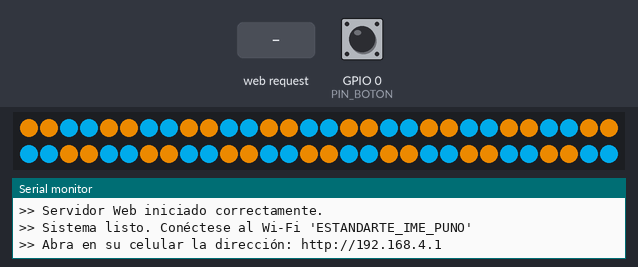
This sketch was run on a simulated ESP32. Shown: 60 RGB LEDs in strip order, left to right, continuing on the next row, the last lines printed to the serial monitor. The test bench sets the inputs (shaded band); at power-on: GPIO 0 (PIN_BOTON) HIGH. Dim RGB values are drawn brighter than linear; random numbers use the default seed unless the sketch sets one; EEPROM starts erased.

Above: at 1.2 s.
1.3 s: GPIO 0 (PIN_BOTON) pulled LOW for 0.15 s
2.0 s: HTTP request GET /api/cmd?brillo=0 received
At 2.4 s:
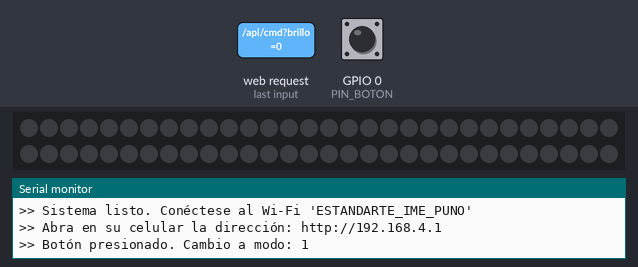
3.5 s: HTTP request GET /api/cmd?brillo=1 received
At 4.3 s:
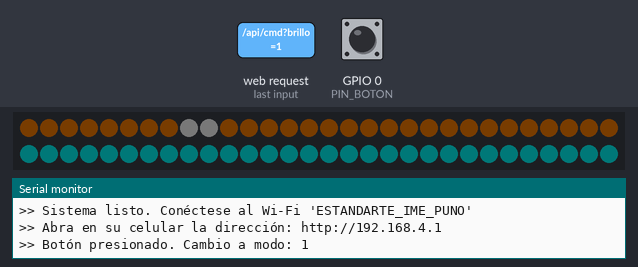
5.2 s: GPIO 0 (PIN_BOTON) pulled LOW for 3.2 s
At 6.82 s:
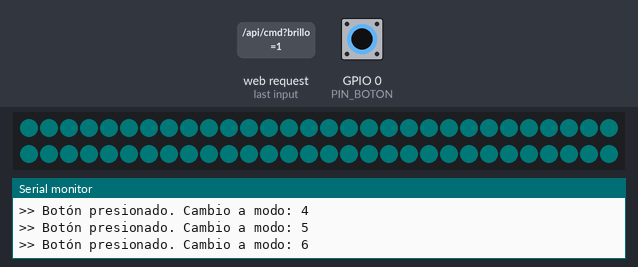
9.0 s: HTTP request GET /api/cmd?brillo=120 received
At 9.7 s:
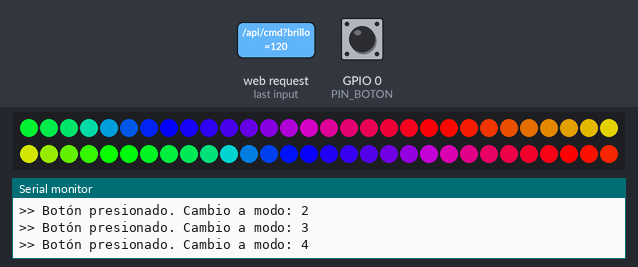
10.7 s: GPIO 0 (PIN_BOTON) pulled LOW for 1 s
At 11.26 s:
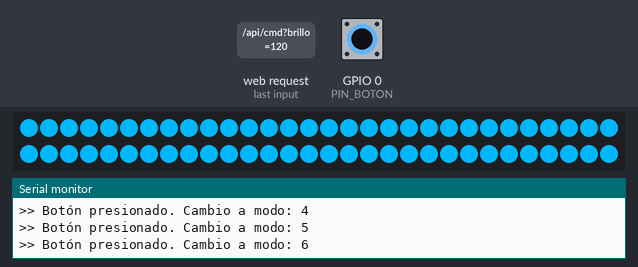

The sketch:

version_minima_puno.ino
```cpp
/*
 * =================================================================================
 * ESTANDARTE INTERACTIVO LED IME - VERSIÓN COMPONENTES MÍNIMOS (PUNO 2026)
 * Escuela Profesional de Ingeniería Mecánica Eléctrica - UNA PUNO
 * =================================================================================
 * Hardware Requerido Mínimo:
 *  - 1x Placa ESP32 (DevKit v1 o NodeMCU ESP32)
 *  - 1x Tira LED WS2812B (5V) -> Cable de datos a GPIO 13
 *  - 1x Fuente/Power Bank 5V (Conectada a 5V/VIN y GND de ESP32 y Tira LED)
 *  - Botón integrado en ESP32 (Pin GPIO 0 / BOOT) para cambio manual de modo
 *
 * Ventajas:
 *  - NO requiere circuito integrado 74AHCT125 ni micrófonos externos.
 *  - El micrófono del celular transmite audio vía Wi-Fi directamente a la ESP32.
 *  - Servidor Web integrado autónomo en http://192.168.4.1
 *  - Guarda la configuración en la memoria del ESP32 al apagar/encender.
 * =================================================================================
 */

#include <Arduino.h>
#include <WiFi.h>
#include <WebServer.h>
#include <Preferences.h>
#include <FastLED.h>

#include "web_interface.h"

// ---------------------------------------------------------------------------------
// CONFIGURACIÓN DE HARDWARE DE COMPONENTES MÍNIMOS
// ---------------------------------------------------------------------------------
#define PIN_LED          13     // GPIO 13 de la ESP32 conectado al DIN de la tira WS2812B
#define NUM_LEDS         60     // Número total de LEDs en el estandarte (Ajustable)
#define PIN_BOTON        0      // Botón BOOT integrado en la placa ESP32 (GPIO 0)
#define CANAL_WIFI       6

// Estructura de animación FastLED
CRGB leds[NUM_LEDS];

// Servidor Web y Memoria No Volátil
WebServer server(80);
Preferences prefs;

// ---------------------------------------------------------------------------------
// VARIABLES GLOBAL DE ESTADO
// ---------------------------------------------------------------------------------
enum ModoIluminacion {
  MODO_INSTITUCIONAL = 0,
  MODO_FLUJO         = 1,
  MODO_AUDIO_VU      = 2,
  MODO_TORMENTA      = 3,
  MODO_DESFILE       = 4,
  MODO_APAGADO       = 5,
  MODO_COLOR_FIJO    = 6
};

uint8_t  modoActual  = MODO_INSTITUCIONAL;
uint8_t  brillo      = 80;   // 0 a 100%
uint8_t  velocidad   = 60;   // 10 a 100%
uint8_t  colorR      = 0;
uint8_t  colorG      = 174;
uint8_t  colorB      = 239;
uint8_t  volumenAudio = 0;   // Transmitido por el celular (0-100)

unsigned long ultimoCambioBoton = 0;
unsigned long ultimoFrame = 0;
uint16_t pasoAnimacion = 0;

// ---------------------------------------------------------------------------------
// DECLARACIÓN DE FUNCIONES
// ---------------------------------------------------------------------------------
void inicializarWiFiAP();
void inicializarServidorWeb();
void cargarConfiguracion();
void guardarConfiguracion();
void actualizarAnimacion();
void verificarBotonFisico();

// ---------------------------------------------------------------------------------
// SETUP PRINCIPAL
// ---------------------------------------------------------------------------------
void setup() {
  Serial.begin(115200);
  Serial.println(F("\n========================================================"));
  Serial.println(F(" ESTANDARTE LED IME - VERSIÓN PUNO COMPONENTES MÍNIMOS "));
  Serial.println(F("========================================================"));

  // Configurar pin de botón con Pull-Up interno
  pinMode(PIN_BOTON, INPUT_PULLUP);

  // Inicializar LEDs WS2812B
  FastLED.addLeds<WS2812B, PIN_LED, GRB>(leds, NUM_LEDS);
  FastLED.setMaxPowerInVoltsAndMilliamps(5, 2500); // Protección de potencia para Power Bank 2.5A
  FastLED.clear();
  FastLED.show();

  // Cargar preferencias guardadas en Flash
  cargarConfiguracion();

  // Iniciar Wi-Fi y Servidor Web
  inicializarWiFiAP();
  inicializarServidorWeb();

  Serial.println(F(">> Sistema listo. Conéctese al Wi-Fi 'ESTANDARTE_IME_PUNO'"));
  Serial.println(F(">> Abra en su celular la dirección: http://192.168.4.1"));
}

// ---------------------------------------------------------------------------------
// LOOP PRINCIPAL (NON-BLOCKING)
// ---------------------------------------------------------------------------------
void loop() {
  server.handleClient();
  verificarBotonFisico();
  actualizarAnimacion();
  delay(2);
}

// ---------------------------------------------------------------------------------
// INICIALIZACIÓN DE WI-FI ACCESS POINT (PUNTO DE ACCESO AUTÓNOMO)
// ---------------------------------------------------------------------------------
void inicializarWiFiAP() {
  WiFi.mode(WIFI_AP);
  // Red sin contraseña para conexión rápida de la delegación en la parada
  WiFi.softAP("ESTANDARTE_IME_PUNO", "", CANAL_WIFI, false, 4);
  Serial.print(F(">> Punto de Acceso Creado. IP: "));
  Serial.println(WiFi.softAPIP());
}

// ---------------------------------------------------------------------------------
// RUTAS Y ENDPOINTS DEL SERVIDOR WEB
// ---------------------------------------------------------------------------------
void inicializarServidorWeb() {
  // Página principal servida desde PROGMEM
  server.on("/", HTTP_GET, []() {
    server.send_P(200, "text/html", PAGINA_WEB_PUNO);
  });

  // Endpoint de comandos del panel web
  server.on("/api/cmd", HTTP_GET, []() {
    if (server.hasArg("modo")) modoActual = server.arg("modo").toInt();
    if (server.hasArg("brillo")) brillo = constrain(server.arg("brillo").toInt(), 0, 100);
    if (server.hasArg("vel")) velocidad = constrain(server.arg("vel").toInt(), 10, 100);
    if (server.hasArg("r")) colorR = server.arg("r").toInt();
    if (server.hasArg("g")) colorG = server.arg("g").toInt();
    if (server.hasArg("b")) colorB = server.arg("b").toInt();

    FastLED.setBrightness(map(brillo, 0, 100, 0, 255));
    server.send(200, "application/json", "{\"status\":\"ok\"}");
  });

  // Endpoint de recepción de micrófono de celular
  server.on("/api/audio", HTTP_GET, []() {
    if (server.hasArg("vu")) {
      volumenAudio = constrain(server.arg("vu").toInt(), 0, 100);
      modoActual = MODO_AUDIO_VU;
    }
    server.send(200, "application/json", "{\"status\":\"ok\"}");
  });

  // Guardar configuración actual en memoria permanente
  server.on("/api/save", HTTP_GET, []() {
    guardarConfiguracion();
    server.send(200, "application/json", "{\"status\":\"saved\"}");
  });

  // Estado del sistema
  server.on("/api/status", HTTP_GET, []() {
    String json = "{\"modo\":" + String(modoActual) +
                  ",\"brillo\":" + String(brillo) +
                  ",\"vel\":" + String(velocidad) + "}";
    server.send(200, "application/json", json);
  });

  server.begin();
  Serial.println(F(">> Servidor Web iniciado correctamente."));
}

// ---------------------------------------------------------------------------------
// LECTURA / GUARDADO DE MEMORIA PREFERENCES (FLASH)
// ---------------------------------------------------------------------------------
void cargarConfiguracion() {
  prefs.begin("ime_puno", true);
  modoActual = prefs.getUChar("modo", MODO_INSTITUCIONAL);
  brillo     = prefs.getUChar("brillo", 80);
  velocidad  = prefs.getUChar("vel", 60);
  prefs.end();
  FastLED.setBrightness(map(brillo, 0, 100, 0, 255));
}

void guardarConfiguracion() {
  prefs.begin("ime_puno", false);
  prefs.putUChar("modo", modoActual);
  prefs.putUChar("brillo", brillo);
  prefs.putUChar("vel", velocidad);
  prefs.end();
  Serial.println(F(">> Ajustes guardados en memoria no volátil EEPROM."));
}

// ---------------------------------------------------------------------------------
// CAMBIO MANUAL CON BOTÓN BOOT DE LA ESP32
// ---------------------------------------------------------------------------------
void verificarBotonFisico() {
  if (digitalRead(PIN_BOTON) == LOW) {
    if (millis() - ultimoCambioBoton > 350) { // Debounce
      ultimoCambioBoton = millis();
      modoActual = (modoActual + 1) % 7;
      Serial.print(F(">> Botón presionado. Cambio a modo: "));
      Serial.println(modoActual);
    }
  }
}

// ---------------------------------------------------------------------------------
// MOTOR DE ANIMACIÓN LED (EFECTOS VISUALES)
// ---------------------------------------------------------------------------------
void actualizarAnimacion() {
  unsigned long ahora = millis();
  uint16_t intervalo = map(110 - velocidad, 10, 100, 15, 120);

  if (ahora - ultimoFrame < intervalo) return;
  ultimoFrame = ahora;
  pasoAnimacion++;

  FastLED.setBrightness(map(brillo, 0, 100, 0, 255));

  switch (modoActual) {

    // 0: INSTITUCIONAL (Azul + Celeste IME)
    case MODO_INSTITUCIONAL: {
      for (int i = 0; i < NUM_LEDS; i++) {
        if ((i + (pasoAnimacion / 3)) % 4 < 2) {
          leds[i] = CRGB(0, 174, 239); // Celeste IME
        } else {
          leds[i] = CRGB(242, 140, 0); // Naranja Mecánica
        }
      }
      break;
    }

    // 1: FLUJO IME (Mecánica -> Zeus -> Eléctrica)
    case MODO_FLUJO: {
      uint8_t pos = (pasoAnimacion) % NUM_LEDS;
      fill_solid(leds, NUM_LEDS, CRGB::Black);
      for (int i = 0; i < NUM_LEDS; i++) {
        if (i < NUM_LEDS / 2) leds[i] = CRGB(242, 140, 0);
        else leds[i] = CRGB(0, 174, 239);
      }
      leds[pos] = CRGB::White;
      if (pos > 0) leds[pos - 1] = CRGB::White;
      break;
    }

    // 2: AUDIO VU (Micrófono del celular o simulado)
    case MODO_AUDIO_VU: {
      uint8_t ledsEncendidos = map(volumenAudio, 0, 100, 0, NUM_LEDS);
      fill_solid(leds, NUM_LEDS, CRGB::Black);
      for (int i = 0; i < ledsEncendidos; i++) {
        if (i > NUM_LEDS * 0.8) leds[i] = CRGB::Red;
        else if (i > NUM_LEDS * 0.5) leds[i] = CRGB(245, 158, 11);
        else leds[i] = CRGB(16, 185, 129);
      }
      break;
    }

    // 3: TORMENTA ZEUS (Destellos de Rayos)
    case MODO_TORMENTA: {
      fill_solid(leds, NUM_LEDS, CRGB(139, 92, 246));
      if (random8() < 35) {
        fill_solid(leds, NUM_LEDS, CRGB::White);
      }
      break;
    }

    // 4: DESFILE / FIESTA (Arcoíris dinámico)
    case MODO_DESFILE: {
      fill_rainbow(leds, NUM_LEDS, pasoAnimacion * 4, 7);
      break;
    }

    // 5: APAGADO DE EMERGENCIA
    case MODO_APAGADO: {
      fill_solid(leds, NUM_LEDS, CRGB::Black);
      break;
    }

    // 6: COLOR FIJO PERSONALIZADO
    case MODO_COLOR_FIJO: {
      fill_solid(leds, NUM_LEDS, CRGB(colorR, colorG, colorB));
      break;
    }
  }

  FastLED.show();
}
```

Source omitted: web_interface.h (18549 bytes)

Measured:
- after the input at 3.5 s, the LEDs: first change at once (image 2 shows a later state)
